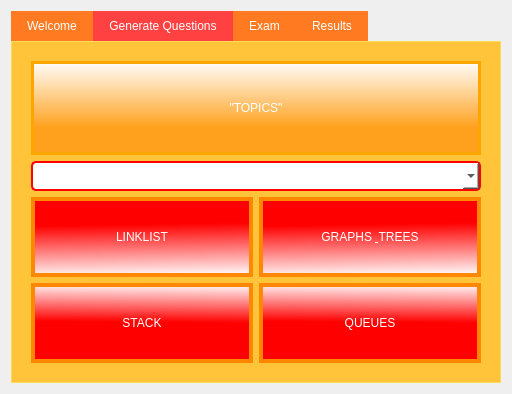
<?xml version="1.0" encoding="UTF-8"?>
<ui version="4.0">
 <class>Testr</class>
 <widget class="QWidget" name="Testr">
  <property name="geometry">
   <rect>
    <x>0</x>
    <y>0</y>
    <width>512</width>
    <height>394</height>
   </rect>
  </property>
  <property name="windowTitle">
   <string>Form</string>
  </property>
  <layout class="QGridLayout" name="gridLayout">
   <item row="0" column="0">
    <widget class="QTabWidget" name="tabWidget">
     <property name="styleSheet">
      <string notr="true">QTabWidget {
    /* Set the background color to a shade of blue */
	background-color: rgb(255, 117, 25);
   ; /* Set the text color to white */
	color: rgb(170, 152, 152);
    font-family: Arial, sans-serif; /* Set the font family */
}

/* Apply styles to the individual tabs */
QTabBar::tab {
     /* Set the background color for each tab */
	background-color: rgb(255, 122, 33);
     /* Set the text color for each tab */
	color: rgb(255, 255, 255);
	font: 700 12pt &quot;Terminal&quot;;
    padding: 8px 16px; /* Add padding to the tabs for better spacing */
}

/* Apply styles to the selected tab */
QTabBar::tab:selected {
; /* Set a different color for the selected tab */
	background-color: rgb(255, 65, 65);
}

/* Apply styles to the content area of the tabs */
QTabWidget::pane {
    border: 1px solid rgb(255, 218, 85); /* Add a border around the content area */
    background-color: rgb(255, 196, 58); /* Set the background color for the content area */
	color: rgb(255, 181, 70);
    padding: 10px; /* Add padding to the content area for better spacing */
}
</string>
     </property>
     <property name="currentIndex">
      <number>1</number>
     </property>
     <property name="elideMode">
      <enum>Qt::ElideNone</enum>
     </property>
     <property name="tabsClosable">
      <bool>false</bool>
     </property>
     <widget class="QWidget" name="tab_5">
      <attribute name="title">
       <string>Welcome</string>
      </attribute>
      <layout class="QGridLayout" name="gridLayout_3">
       <item row="0" column="0">
        <widget class="QLabel" name="label">
         <property name="cursor">
          <cursorShape>OpenHandCursor</cursorShape>
         </property>
         <property name="styleSheet">
          <string notr="true">font: 12pt &quot;Rockwell&quot;;
border: 4px solid rgb(255, 154, 39);
background-color: rgb(255, 197, 49);
color: rgb(255, 255, 255);
</string>
         </property>
         <property name="text">
          <string>Rule 1: Ensure a solid grasp of fundamental concepts such as data structures (arrays, linked lists, trees, graphs, etc.), algorithms (sorting, searching, traversal, etc.), and their properties, operations, and complexities.
Rule 2: Review key terminology and definitions associated with DSA, including abstract data types (ADTs), time complexity, space complexity, and common algorithm design paradigms.
Rule 3: Learn to analyze algorithms based on their time and space complexities, considering best-case, worst-case, and average-case scenarios.
Rule 4: Understand how to compare and contrast different algorithms for the same problem, considering factors such as efficiency, scalability, and suitability for specific use cases.
Following these rules will help you to attempt these DSA questions.</string>
         </property>
         <property name="wordWrap">
          <bool>true</bool>
         </property>
        </widget>
       </item>
       <item row="1" column="0">
        <widget class="QPushButton" name="pushButton_5">
         <property name="minimumSize">
          <size>
           <width>80</width>
           <height>70</height>
          </size>
         </property>
         <property name="styleSheet">
          <string notr="true">background-color: rgb(255, 170, 0);
font: 700 13pt &quot;Small Fonts&quot;;
color: rgb(255, 255, 255);</string>
         </property>
         <property name="text">
          <string>START</string>
         </property>
        </widget>
       </item>
      </layout>
     </widget>
     <widget class="QWidget" name="tab_6">
      <attribute name="title">
       <string>Generate Questions</string>
      </attribute>
      <layout class="QGridLayout" name="gridLayout_4">
       <item row="0" column="0" colspan="2">
        <widget class="QLabel" name="label_2">
         <property name="cursor">
          <cursorShape>SplitHCursor</cursorShape>
         </property>
         <property name="styleSheet">
          <string notr="true">font: 700 40pt &quot;Sitka Banner&quot;;
color: qlineargradient(spread:pad, x1:0.505682, y1:0.699, x2:0.505682, y2:1, stop:0 rgba(255, 161, 29, 255), stop:1 rgba(255, 255, 255, 255));
border: 3px solid orange;
background-color: qlineargradient(spread:pad, x1:0.505682, y1:0.71, x2:0.505682, y2:0, stop:0 rgba(255, 161, 29, 255), stop:1 rgba(255, 255, 255, 255));</string>
         </property>
         <property name="text">
          <string>&quot;TOPICS&quot;</string>
         </property>
         <property name="alignment">
          <set>Qt::AlignCenter</set>
         </property>
         <property name="wordWrap">
          <bool>true</bool>
         </property>
        </widget>
       </item>
       <item row="1" column="0" colspan="2">
        <widget class="QComboBox" name="comboBox">
         <property name="styleSheet">
          <string notr="true">QComboBox {
    background-color: rgb(255, 255, 255); 
    border: 2px solid red; 
    border-radius: 5px; 
    padding: 5 px; 
    font-size: 14 px; 
    color: rgb(0, 0, 0); 
}

QComboBox:hover {
    background-color: rgb(255, 248, 48);
}

</string>
         </property>
        </widget>
       </item>
       <item row="2" column="0">
        <widget class="QPushButton" name="pushButton_linklist">
         <property name="minimumSize">
          <size>
           <width>200</width>
           <height>80</height>
          </size>
         </property>
         <property name="styleSheet">
          <string notr="true">font: 700 13pt &quot;Small Fonts&quot;;
border:4px solid rgb(255, 136, 0);
background-color: qlineargradient(spread:pad, x1:0.505682, y1:0.340682, x2:0.534091, y2:1, stop:0 rgba(255, 0, 0, 255), stop:1 rgba(255, 255, 255, 255));
color: rgb(255, 255, 255);</string>
         </property>
         <property name="text">
          <string>LINKLIST</string>
         </property>
        </widget>
       </item>
       <item row="2" column="1">
        <widget class="QPushButton" name="pushButton_trees">
         <property name="minimumSize">
          <size>
           <width>200</width>
           <height>80</height>
          </size>
         </property>
         <property name="styleSheet">
          <string notr="true">font: 700 13pt &quot;Small Fonts&quot;;
border:4px solid rgb(255, 136, 0);
background-color: qlineargradient(spread:pad, x1:0.505682, y1:0.340682, x2:0.534091, y2:1, stop:0 rgba(255, 0, 0, 255), stop:1 rgba(255, 255, 255, 255));
color: rgb(255, 255, 255);</string>
         </property>
         <property name="text">
          <string>GRAPHS &amp; TREES</string>
         </property>
        </widget>
       </item>
       <item row="3" column="0">
        <widget class="QPushButton" name="pushButton_stack">
         <property name="minimumSize">
          <size>
           <width>200</width>
           <height>80</height>
          </size>
         </property>
         <property name="styleSheet">
          <string notr="true">font: 700 13pt &quot;Small Fonts&quot;;
border:4px solid rgb(255, 136, 0);
background-color: qlineargradient(spread:pad, x1:0.494318, y1:0.488409, x2:0.505682, y2:0, stop:0 rgba(255, 0, 0, 255), stop:1 rgba(255, 255, 255, 255));
color: rgb(255, 255, 255);</string>
         </property>
         <property name="text">
          <string>STACK</string>
         </property>
         <property name="flat">
          <bool>false</bool>
         </property>
        </widget>
       </item>
       <item row="3" column="1">
        <widget class="QPushButton" name="pushButton_queue">
         <property name="minimumSize">
          <size>
           <width>200</width>
           <height>80</height>
          </size>
         </property>
         <property name="styleSheet">
          <string notr="true">font: 700 13pt &quot;Small Fonts&quot;;
border:4px solid rgb(255, 136, 0);
background-color: qlineargradient(spread:pad, x1:0.494318, y1:0.488409, x2:0.505682, y2:0, stop:0 rgba(255, 0, 0, 255), stop:1 rgba(255, 255, 255, 255));
color: rgb(255, 255, 255);</string>
         </property>
         <property name="text">
          <string>QUEUES</string>
         </property>
        </widget>
       </item>
      </layout>
     </widget>
     <widget class="QWidget" name="tab_7">
      <attribute name="title">
       <string>Exam</string>
      </attribute>
      <layout class="QGridLayout" name="gridLayout_5">
       <item row="4" column="0">
        <widget class="QPushButton" name="pushButton_11">
         <property name="styleSheet">
          <string notr="true">font: 900 italic 18pt &quot;Segoe UI Black&quot;;
background-color: qlineargradient(spread:pad, x1:0.494318, y1:0.488409, x2:0.505682, y2:0, stop:0 rgba(255, 0, 0, 255), stop:1 rgba(255, 255, 255, 255));
color: rgb(255, 255, 255);
border:2px solid red;</string>
         </property>
         <property name="text">
          <string>NEXT</string>
         </property>
        </widget>
       </item>
       <item row="1" column="0" colspan="2">
        <widget class="QTextEdit" name="textEdit_5">
         <property name="styleSheet">
          <string notr="true">border:3px solid orange;
font: 600 italic 12pt &quot;Segoe UI&quot;;
background-color: white;
color: rgb(255, 153, 10);</string>
         </property>
        </widget>
       </item>
       <item row="0" column="0" colspan="2">
        <widget class="QLabel" name="label_3">
         <property name="styleSheet">
          <string notr="true">font: 900 italic 18pt &quot;Segoe UI Black&quot;;
background-color: qlineargradient(spread:pad, x1:0.505682, y1:0.71, x2:0.505682, y2:0, stop:0 rgba(255, 161, 29, 255), stop:1 rgba(255, 255, 255, 255));
color: rgb(255, 255, 255);
border:2px solid orange;</string>
         </property>
         <property name="text">
          <string>QUESTION</string>
         </property>
         <property name="alignment">
          <set>Qt::AlignCenter</set>
         </property>
         <property name="wordWrap">
          <bool>true</bool>
         </property>
        </widget>
       </item>
       <item row="2" column="0" colspan="2">
        <widget class="QLabel" name="label_4">
         <property name="styleSheet">
          <string notr="true">font: 900 italic 18pt &quot;Segoe UI Black&quot;;
background-color: qlineargradient(spread:pad, x1:0.494318, y1:0.488409, x2:0.505682, y2:0, stop:0 rgba(255, 0, 0, 255), stop:1 rgba(255, 255, 255, 255));
color: rgb(255, 255, 255);
border:2px solid red;</string>
         </property>
         <property name="text">
          <string>ANSWER</string>
         </property>
         <property name="alignment">
          <set>Qt::AlignCenter</set>
         </property>
         <property name="wordWrap">
          <bool>true</bool>
         </property>
        </widget>
       </item>
       <item row="3" column="0" colspan="2">
        <widget class="QTextEdit" name="textEdit_6">
         <property name="styleSheet">
          <string notr="true">border:3px solid red;
font: 600 italic 12pt &quot;Segoe UI&quot;;
background-color: white;
color: rgb(255, 153, 10);</string>
         </property>
        </widget>
       </item>
       <item row="4" column="1">
        <widget class="QPushButton" name="pushButton_10">
         <property name="styleSheet">
          <string notr="true">font: 900 italic 18pt &quot;Segoe UI Black&quot;;
background-color: qlineargradient(spread:pad, x1:0.494318, y1:0.488409, x2:0.505682, y2:0, stop:0 rgba(255, 0, 0, 255), stop:1 rgba(255, 255, 255, 255));
color: rgb(255, 255, 255);
border:2px solid red;</string>
         </property>
         <property name="text">
          <string>SUBMIT</string>
         </property>
        </widget>
       </item>
      </layout>
     </widget>
     <widget class="QWidget" name="tab_8">
      <attribute name="title">
       <string>Results</string>
      </attribute>
      <layout class="QGridLayout" name="gridLayout_2">
       <item row="2" column="0">
        <widget class="QPushButton" name="pushButton_4">
         <property name="font">
          <font>
           <family>Times New Roman</family>
           <pointsize>-1</pointsize>
           <bold>true</bold>
          </font>
         </property>
         <property name="styleSheet">
          <string notr="true">QPushButton 
{
background-color: rgb(255, 255, 255); 
	color: rgb(255, 0, 0);
border: 2px solid orange;
border-radius: 5px; 
padding: 10px 10px; 
font-size: 16px;
font-weight: bold;
}
QPushButton:hover 
{
; 
	background-color: rgb(255, 162, 0);
}
QPushButton:pressed 
{
background-color: rgb(45, 108, 190); 
color: rgb(255, 255, 255);
box-shadow: 0 2px 4px rgba(0, 0, 0, 0.1); 
}
</string>
         </property>
         <property name="text">
          <string>Refresh</string>
         </property>
        </widget>
       </item>
       <item row="2" column="1">
        <widget class="QPushButton" name="pushButton_3">
         <property name="styleSheet">
          <string notr="true">QPushButton 
{
background-color: rgb(255, 255, 255); 
	color: rgb(255, 0, 0);
border: 2px solid orange;
border-radius: 5px; 
padding: 10px 10px; 
font-size: 16px;
font-weight: bold;
}
QPushButton:hover 
{
; 
	background-color: rgb(255, 162, 0);
}
QPushButton:pressed 
{
background-color: rgb(45, 108, 190); 
color: rgb(255, 255, 255);
box-shadow: 0 2px 4px rgba(0, 0, 0, 0.1); 
}
</string>
         </property>
         <property name="text">
          <string>Exit</string>
         </property>
        </widget>
       </item>
       <item row="1" column="0" colspan="2">
        <widget class="QTableWidget" name="tableWidget_10">
         <property name="font">
          <font>
           <family>Times New Roman</family>
           <pointsize>-1</pointsize>
           <bold>true</bold>
          </font>
         </property>
         <property name="styleSheet">
          <string notr="true">QTableWidget
{
background-color: rgb(255, 229, 83); 
font-color: white; 
border: 2px solid orange;
border-radius: 5px; 
padding: 10px 10px; 
font-size: 16px;
font-weight: bold;
}
QTableWidget:pressed 
{
background-color: rgb(255, 179, 0);
font-color: rgb(255, 255, 255);
}
QTableWidget:column{
	background-color: rgb(255, 170, 0);
} 
</string>
         </property>
         <column>
          <property name="text">
           <string>TOPIC</string>
          </property>
         </column>
         <column>
          <property name="text">
           <string>Total Marks</string>
          </property>
         </column>
         <column>
          <property name="text">
           <string>Obtained Marks</string>
          </property>
         </column>
         <column>
          <property name="text">
           <string>CONCLUSION</string>
          </property>
         </column>
        </widget>
       </item>
       <item row="0" column="0" colspan="2">
        <widget class="QLabel" name="label_5">
         <property name="styleSheet">
          <string notr="true">font: 900 italic 18pt &quot;Segoe UI Black&quot;;
background-color: qlineargradient(spread:pad, x1:0.505682, y1:0.71, x2:0.505682, y2:0, stop:0 rgba(255, 161, 29, 255), stop:1 rgba(255, 255, 255, 255));
color: rgb(255, 255, 255);
border:2px solid orange;</string>
         </property>
         <property name="text">
          <string>RESULT</string>
         </property>
         <property name="alignment">
          <set>Qt::AlignCenter</set>
         </property>
         <property name="wordWrap">
          <bool>true</bool>
         </property>
        </widget>
       </item>
      </layout>
     </widget>
    </widget>
   </item>
  </layout>
 </widget>
 <resources/>
 <connections/>
</ui>
